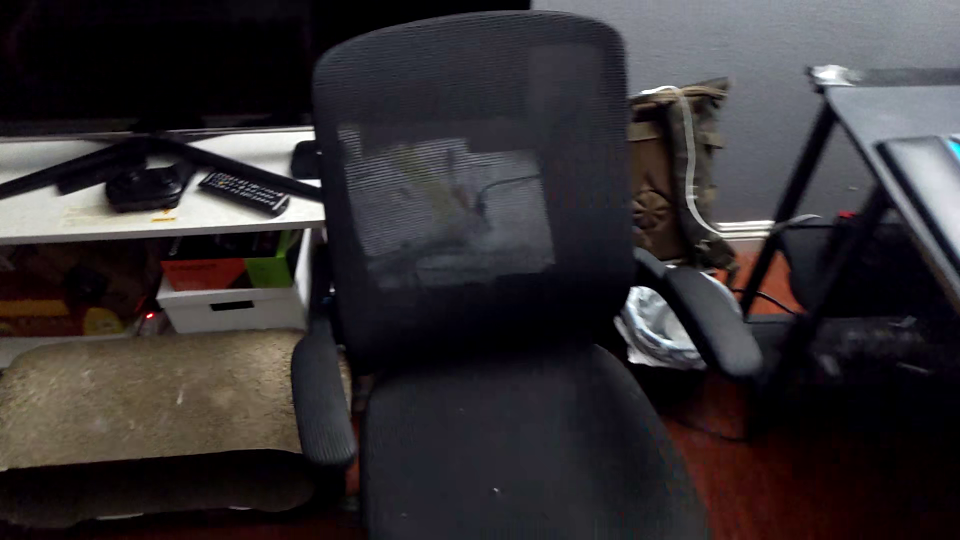
#> input picture viewer/data_0_true/rgb/frame_1.png, 1920 x 1080 px, found by its file name (shown at 1/2 size); its folder holds 4 pictures in this run
$ python shrink_size.py
#> lines starting #> are read from the running program, lines starting #| are printed output that depends on the picture
import os
from PIL import Image

def resize_images_in_folder(source_folder, target_folder, target_size=(640, 192)):
    """
    Resize all images in the source_folder and save them to the target_folder with the target_size.
    """
#> called with source_folder = './data_2_false/rgb', target_folder = './data_2_false/rgb_640', target_size = (640, 192)
    if not os.path.exists(target_folder):
        os.makedirs(target_folder)

    for file_name in os.listdir(source_folder):
        if file_name.lower().endswith(('.png', '.jpg', '.jpeg', '.bmp', '.gif')):
            source_path = os.path.join(source_folder, file_name)
            target_path = os.path.join(target_folder, file_name)

            with Image.open(source_path) as img:
#> img is the input picture: PIL image 1920x1080 RGB; mean R, G, B 51.7, 47.6, 50
                img = img.resize(target_size)
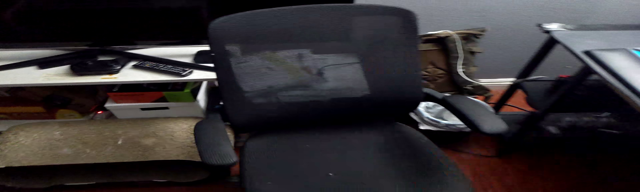
#> img: PIL image 640x192 RGB; mean R, G, B 51.7, 47.6, 50
                img.save(target_path)
#> pass 2 of the loop in resize_images_in_folder, `for file_name in os.listdir(source_folder):`:
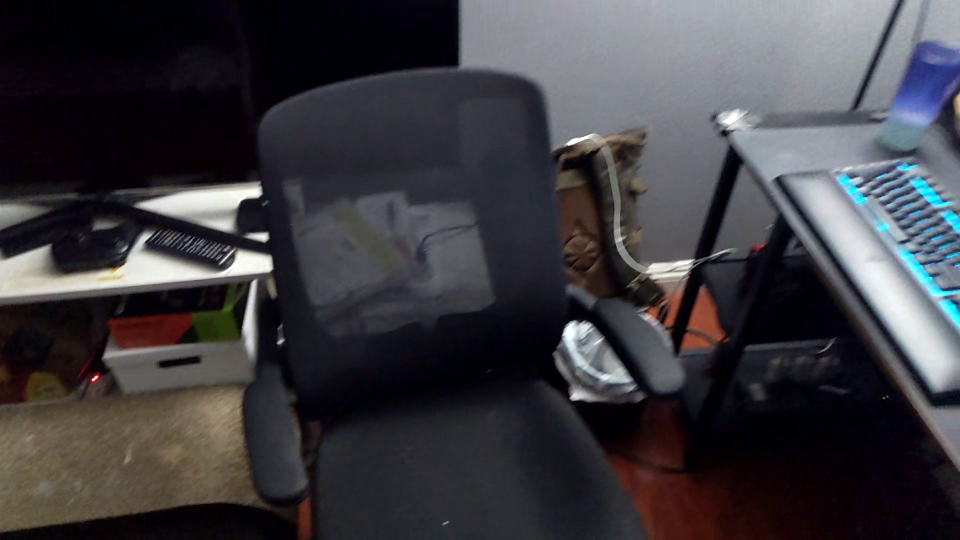
#> input picture viewer/data_0_true/rgb/frame_10.png, 1920 x 1080 px, found by its file name (shown at 1/2 size)
#> in resize_images_in_folder, img is the input picture: PIL image 1920x1080 RGB; mean R, G, B 61.4, 59.6, 64.6
#> in resize_images_in_folder, `img = img.resize(target_size)`:
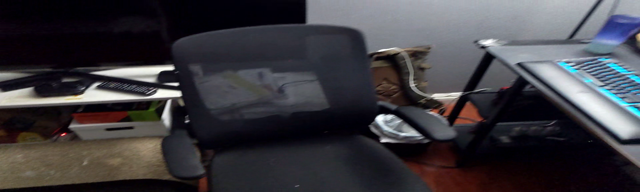
#> img: PIL image 640x192 RGB; mean R, G, B 61.4, 59.6, 64.6
#> pass 3 of the loop in resize_images_in_folder, `for file_name in os.listdir(source_folder):`:
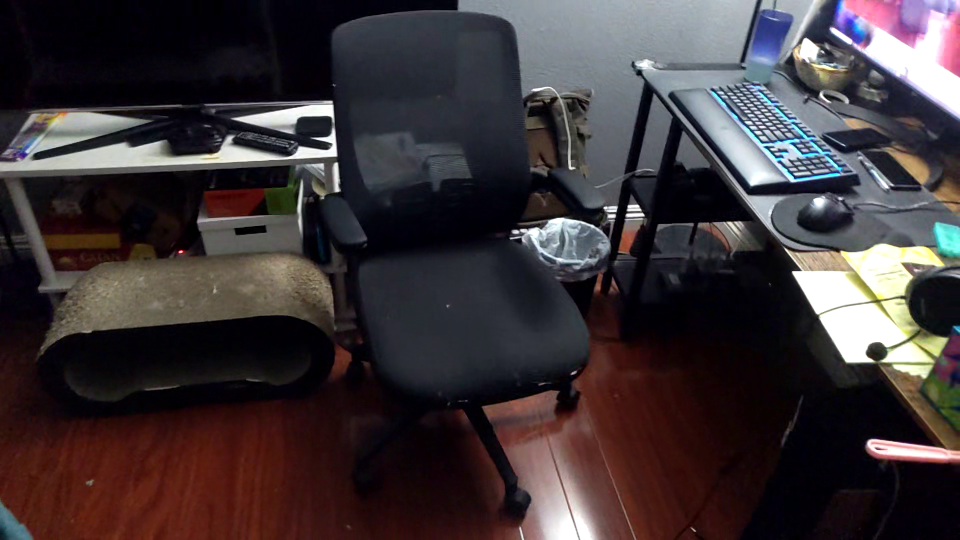
#> input picture viewer/data_0_true/rgb/frame_109.png, 1920 x 1080 px, found by its file name (shown at 1/2 size)
#> in resize_images_in_folder, img is the input picture: PIL image 1920x1080 RGB; mean R, G, B 61.7, 53.1, 56.1
#> in resize_images_in_folder, `img = img.resize(target_size)`:
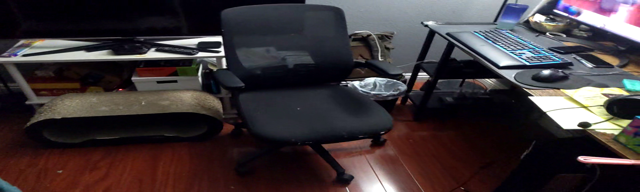
#> img: PIL image 640x192 RGB; mean R, G, B 61.7, 53.1, 56
#> the loop made 4 passes; the first 3 are shown

    print(f"All images resized and saved in '{target_folder}'")

# Usage
source_folder = './data_2_false/rgb'  # Replace with the path to your source folder
target_folder = './data_2_false/rgb_640'  # Replace with the path to your target folder
resize_images_in_folder(source_folder, target_folder)
